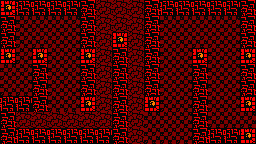

Below is a game level as drawn by its tile map, then a one-line description and the .tmx file that defines it, in full:
An orthogonal 16x9 tile map with 16x16 px tiles, 1 tile layer (Tile Layer 1).

<map version="1.10" tiledversion="1.11.2" orientation="orthogonal" renderorder="right-down" width="16" height="9" tilewidth="16" tileheight="16" infinite="0" nextlayerid="2" nextobjectid="1">
 <tileset firstgid="1" source="tileset.tsx" />
 <layer id="1" name="Tile Layer 1" width="16" height="9">
  <data encoding="csv">
1,10,10,10,10,11,21,21,21,11,10,10,10,10,10,11,
11,18,18,18,18,11,21,21,21,11,18,18,18,18,18,11,
11,18,18,18,18,11,21,1,21,11,18,18,18,18,18,11,
1,18,1,18,18,1,21,11,21,11,18,18,1,18,18,1,
18,18,11,18,18,11,21,11,21,11,18,18,11,18,18,11,
18,18,11,18,18,11,21,11,21,11,18,18,11,18,18,11,
10,10,11,18,18,1,21,11,21,1,18,18,11,18,18,1,
11,21,21,21,21,21,21,11,21,18,18,18,11,18,18,18,
11,10,10,10,10,10,10,11,21,18,18,18,11,10,10,1
</data>
 </layer>
</map>
